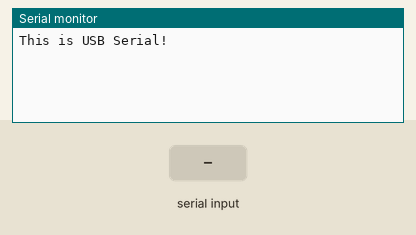
Simulated run of this sketch. Board: Arduino Mega 2560, built with avr-gcc and run on an emulated ATmega2560. On the bench: the last lines printed to the serial monitor. The test bench sets the inputs (shaded band).

Above: at 1.2 s.
1.3 s: "1" received over Serial
At 2.5 s:
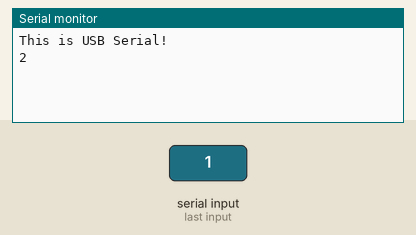
2.8 s: "0" received over Serial
At 3.9 s:
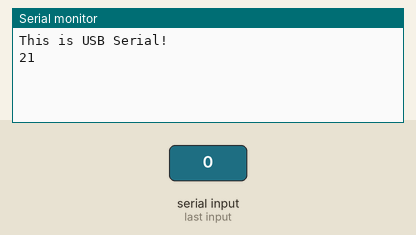

The sketch:

Olimexino-STM32F3_UART.ino
```cpp
/*
 * Echoes on UART (returns next ASCII symbol).
 * Serial  (USB)
 * Serial1 - TX (D5) , RX (D9)
 * Serial2 - TX (D1) , RX (D0)
 * Serial3 - TX (D29), RX (D30) - EXT GPIO 7/8; UEXT 3/4
 */


void setup()
{
  Serial .begin (115200); Serial .println ("This is USB Serial!");
  Serial1.begin (115200); Serial1.println ("This is Serial1 (TX D5; RX D9)!");
  Serial2.begin (115200); Serial2.println ("This is Serial2 (TX D1; RX D0)!");
  Serial3.begin (115200); Serial3.println ("This is Serial3 (TX D29; RX D30) - EXT GPIO 7/8; UEXT 3/4");
}

void loop()
{
  if (Serial .available() > 0) Serial .print ((char)(Serial .read()+1));
  if (Serial1.available() > 0) Serial1.print ((char)(Serial1.read()+1));
  if (Serial2.available() > 0) Serial2.print ((char)(Serial2.read()+1));
  if (Serial3.available() > 0) Serial3.print ((char)(Serial3.read()+1));
}
```

Measured:
- after the input at 1.3 s, the serial monitor: prints a new line at once (image 1)
- after the input at 2.8 s, the serial monitor: prints a new line at once (image 2)
